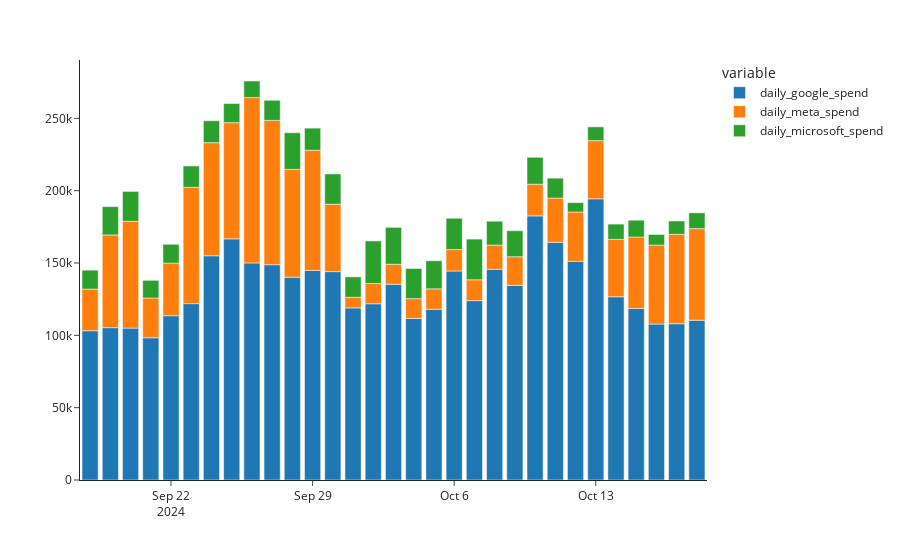

Write notebook code for a chart like this one.
### Code cell
#Visualize the marketing spending by days divided by source
bar = px.bar (budget, x = 'date', y=['daily_google_spend', 'daily_meta_spend', 'daily_microsoft_spend',],  template = 'simple_white')

bar.update_layout(xaxis_title=None, yaxis_title=None)

bar.show()

### Figure 1 — Plotly figure (JSON) as saved in the notebook; plotly's stock layout.template omitted (floating-point values rounded to 4 significant figures)
{"data": [{"alignmentgroup": "True", "hovertemplate": "variable=daily_google_spend<br>date=%{x}<br>value=%{y}<extra></extra>", "legendgroup": "daily_google_spend", "marker": {"color": "#1F77B4", "pattern": {"shape": ""}}, "name": "daily_google_spend", "offsetgroup": "daily_google_spend", "orientation": "v", "showlegend": true, "textposition": "auto", "type": "bar", "x": ["2024-09-18T00:00:00", "2024-09-19T00:00:00", "2024-09-20T00:00:00", "2024-09-21T00:00:00", "2024-09-22T00:00:00", "2024-09-23T00:00:00", "2024-09-24T00:00:00", "2024-09-25T00:00:00", "2024-09-26T00:00:00", "2024-09-27T00:00:00", "2024-09-28T00:00:00", "2024-09-29T00:00:00", "2024-09-30T00:00:00", "2024-10-01T00:00:00", "2024-10-02T00:00:00", "2024-10-03T00:00:00", "2024-10-04T00:00:00", "2024-10-05T00:00:00", "2024-10-06T00:00:00", "2024-10-07T00:00:00", "2024-10-08T00:00:00", "2024-10-09T00:00:00", "2024-10-10T00:00:00", "2024-10-11T00:00:00", "2024-10-12T00:00:00", "2024-10-13T00:00:00", "2024-10-14T00:00:00", "2024-10-15T00:00:00", "2024-10-16T00:00:00", "2024-10-17T00:00:00", "2024-10-18T00:00:00"], "xaxis": "x", "y": [103187, 105303, 104991, 98337, 113580, 121915, 155007, 166705, 150061, 148829, 140184, 144863, 144053, 118987, 121842, 135303, 111664, 118083, 144490, 124001, 145607, 134531, 182586, 164288, 151136, 194372, 126691, 118527, 107786, 108032, 110435], "yaxis": "y"}, {"alignmentgroup": "True", "hovertemplate": "variable=daily_meta_spend<br>date=%{x}<br>value=%{y}<extra></extra>", "legendgroup": "daily_meta_spend", "marker": {"color": "#FF7F0E", "pattern": {"shape": ""}}, "name": "daily_meta_spend", "offsetgroup": "daily_meta_spend", "orientation": "v", "showlegend": true, "textposition": "auto", "type": "bar", "x": ["2024-09-18T00:00:00", "2024-09-19T00:00:00", "2024-09-20T00:00:00", "2024-09-21T00:00:00", "2024-09-22T00:00:00", "2024-09-23T00:00:00", "2024-09-24T00:00:00", "2024-09-25T00:00:00", "2024-09-26T00:00:00", "2024-09-27T00:00:00", "2024-09-28T00:00:00", "2024-09-29T00:00:00", "2024-09-30T00:00:00", "2024-10-01T00:00:00", "2024-10-02T00:00:00", "2024-10-03T00:00:00", "2024-10-04T00:00:00", "2024-10-05T00:00:00", "2024-10-06T00:00:00", "2024-10-07T00:00:00", "2024-10-08T00:00:00", "2024-10-09T00:00:00", "2024-10-10T00:00:00", "2024-10-11T00:00:00", "2024-10-12T00:00:00", "2024-10-13T00:00:00", "2024-10-14T00:00:00", "2024-10-15T00:00:00", "2024-10-16T00:00:00", "2024-10-17T00:00:00", "2024-10-18T00:00:00"], "xaxis": "x", "y": [28788, 64102, 73873, 27476, 36343, 80416, 78181, 80310, 114300, 99764, 74514, 83084, 46620, 7349, 13972, 13826, 13717, 14055, 14779, 14403, 16790, 19811, 21891, 30599, 34108, 40191, 39681, 49422, 54621, 61796, 63345], "yaxis": "y"}, {"alignmentgroup": "True", "hovertemplate": "variable=daily_microsoft_spend<br>date=%{x}<br>value=%{y}<extra></extra>", "legendgroup": "daily_microsoft_spend", "marker": {"color": "#2CA02C", "pattern": {"shape": ""}}, "name": "daily_microsoft_spend", "offsetgroup": "daily_microsoft_spend", "orientation": "v", "showlegend": true, "textposition": "auto", "type": "bar", "x": ["2024-09-18T00:00:00", "2024-09-19T00:00:00", "2024-09-20T00:00:00", "2024-09-21T00:00:00", "2024-09-22T00:00:00", "2024-09-23T00:00:00", "2024-09-24T00:00:00", "2024-09-25T00:00:00", "2024-09-26T00:00:00", "2024-09-27T00:00:00", "2024-09-28T00:00:00", "2024-09-29T00:00:00", "2024-09-30T00:00:00", "2024-10-01T00:00:00", "2024-10-02T00:00:00", "2024-10-03T00:00:00", "2024-10-04T00:00:00", "2024-10-05T00:00:00", "2024-10-06T00:00:00", "2024-10-07T00:00:00", "2024-10-08T00:00:00", "2024-10-09T00:00:00", "2024-10-10T00:00:00", "2024-10-11T00:00:00", "2024-10-12T00:00:00", "2024-10-13T00:00:00", "2024-10-14T00:00:00", "2024-10-15T00:00:00", "2024-10-16T00:00:00", "2024-10-17T00:00:00", "2024-10-18T00:00:00"], "xaxis": "x", "y": [13076, 19576, 20604, 12220, 13024, 14752, 15168, 13216, 11448, 13908, 25356, 15276, 20912, 14104, 29448, 25508, 20812, 19428, 21664, 28120, 16488, 17976, 18580, 13776, 6528, 9556, 10516, 11636, 7332, 9220, 10912], "yaxis": "y"}], "layout": {"autosize": true, "barmode": "relative", "legend": {"title": {"text": "variable"}, "tracegroupgap": 0}, "margin": {"t": 60}, "xaxis": {"anchor": "y", "autorange": true, "domain": [0, 1], "range": ["2024-09-17 12:00", "2024-10-18 12:00"], "title": {}, "type": "date"}, "yaxis": {"anchor": "x", "autorange": true, "domain": [0, 1], "range": [0, 290300.0], "title": {}, "type": "linear"}}}
